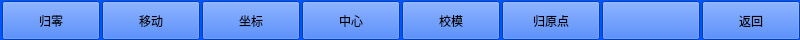
<?xml version="1.0" encoding="UTF-8"?>
<ui version="4.0">
 <class>seconlevel_f3</class>
 <widget class="QWidget" name="seconlevel_f3">
  <property name="geometry">
   <rect>
    <x>0</x>
    <y>0</y>
    <width>800</width>
    <height>40</height>
   </rect>
  </property>
  <property name="palette">
   <palette>
    <active>
     <colorrole role="WindowText">
      <brush brushstyle="SolidPattern">
       <color alpha="255">
        <red>0</red>
        <green>0</green>
        <blue>0</blue>
       </color>
      </brush>
     </colorrole>
     <colorrole role="Button">
      <brush brushstyle="SolidPattern">
       <color alpha="255">
        <red>0</red>
        <green>85</green>
        <blue>255</blue>
       </color>
      </brush>
     </colorrole>
     <colorrole role="Light">
      <brush brushstyle="SolidPattern">
       <color alpha="255">
        <red>127</red>
        <green>170</green>
        <blue>255</blue>
       </color>
      </brush>
     </colorrole>
     <colorrole role="Midlight">
      <brush brushstyle="SolidPattern">
       <color alpha="255">
        <red>63</red>
        <green>127</green>
        <blue>255</blue>
       </color>
      </brush>
     </colorrole>
     <colorrole role="Dark">
      <brush brushstyle="SolidPattern">
       <color alpha="255">
        <red>0</red>
        <green>42</green>
        <blue>127</blue>
       </color>
      </brush>
     </colorrole>
     <colorrole role="Mid">
      <brush brushstyle="SolidPattern">
       <color alpha="255">
        <red>0</red>
        <green>56</green>
        <blue>170</blue>
       </color>
      </brush>
     </colorrole>
     <colorrole role="Text">
      <brush brushstyle="SolidPattern">
       <color alpha="255">
        <red>0</red>
        <green>0</green>
        <blue>0</blue>
       </color>
      </brush>
     </colorrole>
     <colorrole role="BrightText">
      <brush brushstyle="SolidPattern">
       <color alpha="255">
        <red>255</red>
        <green>255</green>
        <blue>255</blue>
       </color>
      </brush>
     </colorrole>
     <colorrole role="ButtonText">
      <brush brushstyle="SolidPattern">
       <color alpha="255">
        <red>0</red>
        <green>0</green>
        <blue>0</blue>
       </color>
      </brush>
     </colorrole>
     <colorrole role="Base">
      <brush brushstyle="SolidPattern">
       <color alpha="255">
        <red>255</red>
        <green>255</green>
        <blue>255</blue>
       </color>
      </brush>
     </colorrole>
     <colorrole role="Window">
      <brush brushstyle="SolidPattern">
       <color alpha="255">
        <red>0</red>
        <green>85</green>
        <blue>255</blue>
       </color>
      </brush>
     </colorrole>
     <colorrole role="Shadow">
      <brush brushstyle="SolidPattern">
       <color alpha="255">
        <red>0</red>
        <green>0</green>
        <blue>0</blue>
       </color>
      </brush>
     </colorrole>
     <colorrole role="AlternateBase">
      <brush brushstyle="SolidPattern">
       <color alpha="255">
        <red>127</red>
        <green>170</green>
        <blue>255</blue>
       </color>
      </brush>
     </colorrole>
     <colorrole role="ToolTipBase">
      <brush brushstyle="SolidPattern">
       <color alpha="255">
        <red>255</red>
        <green>255</green>
        <blue>220</blue>
       </color>
      </brush>
     </colorrole>
     <colorrole role="ToolTipText">
      <brush brushstyle="SolidPattern">
       <color alpha="255">
        <red>0</red>
        <green>0</green>
        <blue>0</blue>
       </color>
      </brush>
     </colorrole>
    </active>
    <inactive>
     <colorrole role="WindowText">
      <brush brushstyle="SolidPattern">
       <color alpha="255">
        <red>0</red>
        <green>0</green>
        <blue>0</blue>
       </color>
      </brush>
     </colorrole>
     <colorrole role="Button">
      <brush brushstyle="SolidPattern">
       <color alpha="255">
        <red>0</red>
        <green>85</green>
        <blue>255</blue>
       </color>
      </brush>
     </colorrole>
     <colorrole role="Light">
      <brush brushstyle="SolidPattern">
       <color alpha="255">
        <red>127</red>
        <green>170</green>
        <blue>255</blue>
       </color>
      </brush>
     </colorrole>
     <colorrole role="Midlight">
      <brush brushstyle="SolidPattern">
       <color alpha="255">
        <red>63</red>
        <green>127</green>
        <blue>255</blue>
       </color>
      </brush>
     </colorrole>
     <colorrole role="Dark">
      <brush brushstyle="SolidPattern">
       <color alpha="255">
        <red>0</red>
        <green>42</green>
        <blue>127</blue>
       </color>
      </brush>
     </colorrole>
     <colorrole role="Mid">
      <brush brushstyle="SolidPattern">
       <color alpha="255">
        <red>0</red>
        <green>56</green>
        <blue>170</blue>
       </color>
      </brush>
     </colorrole>
     <colorrole role="Text">
      <brush brushstyle="SolidPattern">
       <color alpha="255">
        <red>0</red>
        <green>0</green>
        <blue>0</blue>
       </color>
      </brush>
     </colorrole>
     <colorrole role="BrightText">
      <brush brushstyle="SolidPattern">
       <color alpha="255">
        <red>255</red>
        <green>255</green>
        <blue>255</blue>
       </color>
      </brush>
     </colorrole>
     <colorrole role="ButtonText">
      <brush brushstyle="SolidPattern">
       <color alpha="255">
        <red>0</red>
        <green>0</green>
        <blue>0</blue>
       </color>
      </brush>
     </colorrole>
     <colorrole role="Base">
      <brush brushstyle="SolidPattern">
       <color alpha="255">
        <red>255</red>
        <green>255</green>
        <blue>255</blue>
       </color>
      </brush>
     </colorrole>
     <colorrole role="Window">
      <brush brushstyle="SolidPattern">
       <color alpha="255">
        <red>0</red>
        <green>85</green>
        <blue>255</blue>
       </color>
      </brush>
     </colorrole>
     <colorrole role="Shadow">
      <brush brushstyle="SolidPattern">
       <color alpha="255">
        <red>0</red>
        <green>0</green>
        <blue>0</blue>
       </color>
      </brush>
     </colorrole>
     <colorrole role="AlternateBase">
      <brush brushstyle="SolidPattern">
       <color alpha="255">
        <red>127</red>
        <green>170</green>
        <blue>255</blue>
       </color>
      </brush>
     </colorrole>
     <colorrole role="ToolTipBase">
      <brush brushstyle="SolidPattern">
       <color alpha="255">
        <red>255</red>
        <green>255</green>
        <blue>220</blue>
       </color>
      </brush>
     </colorrole>
     <colorrole role="ToolTipText">
      <brush brushstyle="SolidPattern">
       <color alpha="255">
        <red>0</red>
        <green>0</green>
        <blue>0</blue>
       </color>
      </brush>
     </colorrole>
    </inactive>
    <disabled>
     <colorrole role="WindowText">
      <brush brushstyle="SolidPattern">
       <color alpha="255">
        <red>0</red>
        <green>42</green>
        <blue>127</blue>
       </color>
      </brush>
     </colorrole>
     <colorrole role="Button">
      <brush brushstyle="SolidPattern">
       <color alpha="255">
        <red>0</red>
        <green>85</green>
        <blue>255</blue>
       </color>
      </brush>
     </colorrole>
     <colorrole role="Light">
      <brush brushstyle="SolidPattern">
       <color alpha="255">
        <red>127</red>
        <green>170</green>
        <blue>255</blue>
       </color>
      </brush>
     </colorrole>
     <colorrole role="Midlight">
      <brush brushstyle="SolidPattern">
       <color alpha="255">
        <red>63</red>
        <green>127</green>
        <blue>255</blue>
       </color>
      </brush>
     </colorrole>
     <colorrole role="Dark">
      <brush brushstyle="SolidPattern">
       <color alpha="255">
        <red>0</red>
        <green>42</green>
        <blue>127</blue>
       </color>
      </brush>
     </colorrole>
     <colorrole role="Mid">
      <brush brushstyle="SolidPattern">
       <color alpha="255">
        <red>0</red>
        <green>56</green>
        <blue>170</blue>
       </color>
      </brush>
     </colorrole>
     <colorrole role="Text">
      <brush brushstyle="SolidPattern">
       <color alpha="255">
        <red>0</red>
        <green>42</green>
        <blue>127</blue>
       </color>
      </brush>
     </colorrole>
     <colorrole role="BrightText">
      <brush brushstyle="SolidPattern">
       <color alpha="255">
        <red>255</red>
        <green>255</green>
        <blue>255</blue>
       </color>
      </brush>
     </colorrole>
     <colorrole role="ButtonText">
      <brush brushstyle="SolidPattern">
       <color alpha="255">
        <red>0</red>
        <green>42</green>
        <blue>127</blue>
       </color>
      </brush>
     </colorrole>
     <colorrole role="Base">
      <brush brushstyle="SolidPattern">
       <color alpha="255">
        <red>0</red>
        <green>85</green>
        <blue>255</blue>
       </color>
      </brush>
     </colorrole>
     <colorrole role="Window">
      <brush brushstyle="SolidPattern">
       <color alpha="255">
        <red>0</red>
        <green>85</green>
        <blue>255</blue>
       </color>
      </brush>
     </colorrole>
     <colorrole role="Shadow">
      <brush brushstyle="SolidPattern">
       <color alpha="255">
        <red>0</red>
        <green>0</green>
        <blue>0</blue>
       </color>
      </brush>
     </colorrole>
     <colorrole role="AlternateBase">
      <brush brushstyle="SolidPattern">
       <color alpha="255">
        <red>0</red>
        <green>85</green>
        <blue>255</blue>
       </color>
      </brush>
     </colorrole>
     <colorrole role="ToolTipBase">
      <brush brushstyle="SolidPattern">
       <color alpha="255">
        <red>255</red>
        <green>255</green>
        <blue>220</blue>
       </color>
      </brush>
     </colorrole>
     <colorrole role="ToolTipText">
      <brush brushstyle="SolidPattern">
       <color alpha="255">
        <red>0</red>
        <green>0</green>
        <blue>0</blue>
       </color>
      </brush>
     </colorrole>
    </disabled>
   </palette>
  </property>
  <property name="windowTitle">
   <string>Form</string>
  </property>
  <property name="autoFillBackground">
   <bool>true</bool>
  </property>
  <widget class="QWidget" name="horizontalLayoutWidget">
   <property name="geometry">
    <rect>
     <x>0</x>
     <y>0</y>
     <width>845</width>
     <height>41</height>
    </rect>
   </property>
   <layout class="QHBoxLayout" name="horizontalLayout">
    <property name="spacing">
     <number>2</number>
    </property>
    <property name="leftMargin">
     <number>2</number>
    </property>
    <property name="topMargin">
     <number>1</number>
    </property>
    <property name="rightMargin">
     <number>3</number>
    </property>
    <property name="bottomMargin">
     <number>1</number>
    </property>
    <item>
     <widget class="QPushButton" name="pushButton_F1">
      <property name="sizePolicy">
       <sizepolicy hsizetype="Preferred" vsizetype="Preferred">
        <horstretch>0</horstretch>
        <verstretch>0</verstretch>
       </sizepolicy>
      </property>
      <property name="minimumSize">
       <size>
        <width>98</width>
        <height>0</height>
       </size>
      </property>
      <property name="focusPolicy">
       <enum>Qt::NoFocus</enum>
      </property>
      <property name="text">
       <string>归零</string>
      </property>
     </widget>
    </item>
    <item>
     <widget class="QPushButton" name="pushButton_F2">
      <property name="sizePolicy">
       <sizepolicy hsizetype="Preferred" vsizetype="Preferred">
        <horstretch>0</horstretch>
        <verstretch>0</verstretch>
       </sizepolicy>
      </property>
      <property name="minimumSize">
       <size>
        <width>98</width>
        <height>0</height>
       </size>
      </property>
      <property name="focusPolicy">
       <enum>Qt::NoFocus</enum>
      </property>
      <property name="text">
       <string>移动</string>
      </property>
     </widget>
    </item>
    <item>
     <widget class="QPushButton" name="pushButton_F3">
      <property name="sizePolicy">
       <sizepolicy hsizetype="Preferred" vsizetype="Preferred">
        <horstretch>0</horstretch>
        <verstretch>0</verstretch>
       </sizepolicy>
      </property>
      <property name="minimumSize">
       <size>
        <width>98</width>
        <height>0</height>
       </size>
      </property>
      <property name="focusPolicy">
       <enum>Qt::NoFocus</enum>
      </property>
      <property name="text">
       <string>坐标</string>
      </property>
     </widget>
    </item>
    <item>
     <widget class="QPushButton" name="pushButton_F4">
      <property name="sizePolicy">
       <sizepolicy hsizetype="Preferred" vsizetype="Preferred">
        <horstretch>0</horstretch>
        <verstretch>0</verstretch>
       </sizepolicy>
      </property>
      <property name="minimumSize">
       <size>
        <width>98</width>
        <height>0</height>
       </size>
      </property>
      <property name="focusPolicy">
       <enum>Qt::NoFocus</enum>
      </property>
      <property name="text">
       <string>中心</string>
      </property>
     </widget>
    </item>
    <item>
     <widget class="QPushButton" name="pushButton_F5">
      <property name="sizePolicy">
       <sizepolicy hsizetype="Preferred" vsizetype="Preferred">
        <horstretch>0</horstretch>
        <verstretch>0</verstretch>
       </sizepolicy>
      </property>
      <property name="minimumSize">
       <size>
        <width>98</width>
        <height>0</height>
       </size>
      </property>
      <property name="focusPolicy">
       <enum>Qt::NoFocus</enum>
      </property>
      <property name="text">
       <string>校模</string>
      </property>
     </widget>
    </item>
    <item>
     <widget class="QPushButton" name="pushButton_F6">
      <property name="sizePolicy">
       <sizepolicy hsizetype="Preferred" vsizetype="Preferred">
        <horstretch>0</horstretch>
        <verstretch>0</verstretch>
       </sizepolicy>
      </property>
      <property name="minimumSize">
       <size>
        <width>98</width>
        <height>0</height>
       </size>
      </property>
      <property name="focusPolicy">
       <enum>Qt::NoFocus</enum>
      </property>
      <property name="text">
       <string>归原点</string>
      </property>
     </widget>
    </item>
    <item>
     <widget class="QPushButton" name="pushButton_F7">
      <property name="sizePolicy">
       <sizepolicy hsizetype="Preferred" vsizetype="Preferred">
        <horstretch>0</horstretch>
        <verstretch>0</verstretch>
       </sizepolicy>
      </property>
      <property name="minimumSize">
       <size>
        <width>98</width>
        <height>0</height>
       </size>
      </property>
      <property name="focusPolicy">
       <enum>Qt::NoFocus</enum>
      </property>
      <property name="text">
       <string/>
      </property>
     </widget>
    </item>
    <item>
     <widget class="QPushButton" name="pushButton_F8">
      <property name="sizePolicy">
       <sizepolicy hsizetype="Preferred" vsizetype="Preferred">
        <horstretch>0</horstretch>
        <verstretch>0</verstretch>
       </sizepolicy>
      </property>
      <property name="minimumSize">
       <size>
        <width>98</width>
        <height>0</height>
       </size>
      </property>
      <property name="focusPolicy">
       <enum>Qt::NoFocus</enum>
      </property>
      <property name="text">
       <string>返回</string>
      </property>
     </widget>
    </item>
    <item>
     <spacer name="horizontalSpacer">
      <property name="orientation">
       <enum>Qt::Horizontal</enum>
      </property>
      <property name="sizeHint" stdset="0">
       <size>
        <width>40</width>
        <height>20</height>
       </size>
      </property>
     </spacer>
    </item>
   </layout>
  </widget>
 </widget>
 <resources/>
 <connections/>
</ui>
